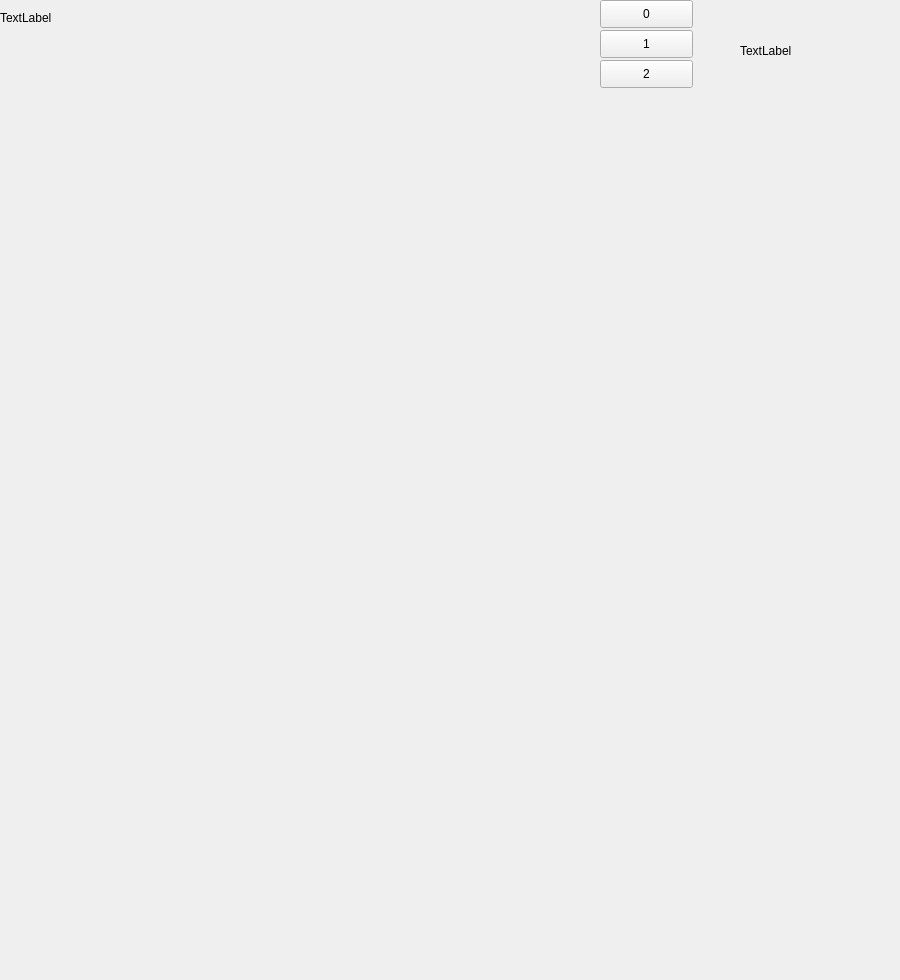
<?xml version="1.0" encoding="UTF-8"?>
<ui version="4.0">
 <class>MapNotes</class>
 <widget class="QWidget" name="MapNotes">
  <property name="geometry">
   <rect>
    <x>0</x>
    <y>0</y>
    <width>900</width>
    <height>980</height>
   </rect>
  </property>
  <property name="windowTitle">
   <string>Form</string>
  </property>
  <widget class="QPushButton" name="Bulid0">
   <property name="geometry">
    <rect>
     <x>600</x>
     <y>0</y>
     <width>93</width>
     <height>28</height>
    </rect>
   </property>
   <property name="text">
    <string>0</string>
   </property>
  </widget>
  <widget class="QPushButton" name="Bulid2">
   <property name="geometry">
    <rect>
     <x>600</x>
     <y>60</y>
     <width>93</width>
     <height>28</height>
    </rect>
   </property>
   <property name="text">
    <string>2</string>
   </property>
  </widget>
  <widget class="QPushButton" name="Build1">
   <property name="geometry">
    <rect>
     <x>600</x>
     <y>30</y>
     <width>93</width>
     <height>28</height>
    </rect>
   </property>
   <property name="text">
    <string>1</string>
   </property>
  </widget>
  <widget class="QLabel" name="label">
   <property name="geometry">
    <rect>
     <x>0</x>
     <y>10</y>
     <width>72</width>
     <height>15</height>
    </rect>
   </property>
   <property name="text">
    <string>TextLabel</string>
   </property>
  </widget>
  <widget class="QLabel" name="yet">
   <property name="geometry">
    <rect>
     <x>740</x>
     <y>10</y>
     <width>151</width>
     <height>81</height>
    </rect>
   </property>
   <property name="text">
    <string>TextLabel</string>
   </property>
  </widget>
 </widget>
 <resources/>
 <connections/>
</ui>
